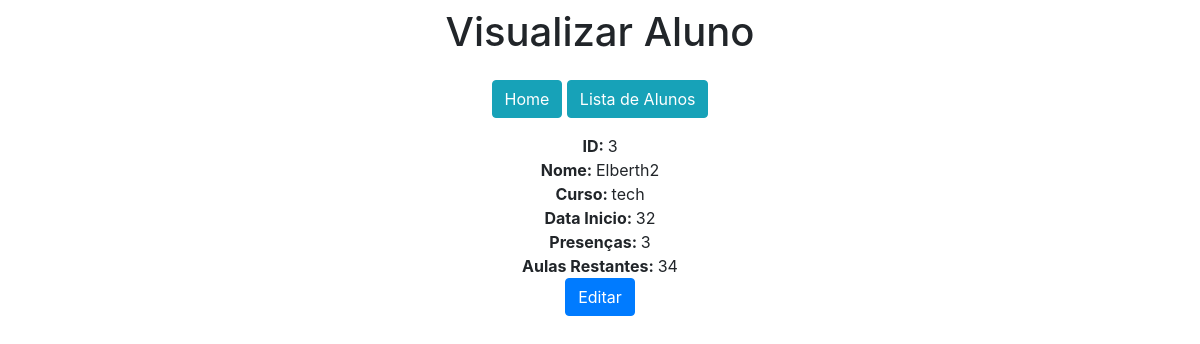
The page /visualizarAluno/3/ on the database its author committed.
### GerenciadorAlunos/models.py (models this page shows)
class Alunos(models.Model):
    nome = models.CharField(max_length=150)
    curso = models.CharField(max_length=100)
    dataInicio = models.IntegerField()
    presencas = models.IntegerField()
    aulasRestantes = models.IntegerField()

### GerenciadorAlunos/views.py (the view)
# urls.py: path('visualizarAluno/<int:pk>/', visualizarAluno, name='visualizarAluno'),
def visualizarAluno(request, pk):
    data = {}
    data['db'] = Alunos.objects.get(pk=pk)
    return render(request, 'visualizarAluno.html', data)

### GerenciadorAlunos/templates/visualizarAluno.html (shortened to what this page needs)
<!DOCTYPE html>
<html lang="pt-br">
<head>
    <link rel="stylesheet" href="https://stackpath.bootstrapcdn.com/bootstrap/4.1.3/css/bootstrap.min.css">
</head>
<body>
    <div class="col-8 m-auto pt-2 pb-2 text-center">
        <h1>Visualizar Aluno</h1>
    </div>
    <div class="col-8 m-auto pt-2 pb-2 text-center">
        <a href="/" class="btn btn-info">Home</a>
        <a href="/listaAlunos" class="btn btn-info">Lista de Alunos</a>
    </div>
    <div class="col-8 m-auto pt-2 pb-2 text-center">
        <strong>ID: </strong>{{db.id}}<br>
        <strong>Nome: </strong>{{db.nome}}<br>
        <strong>Curso: </strong>{{db.curso}}<br>
        <strong>Data Inicio: </strong>{{db.dataInicio}}<br>
        <strong>Presenças: </strong>{{db.presencas}}<br>
        <strong>Aulas Restantes: </strong>{{db.aulasRestantes}}<br>
        <a href="/editarAluno/{{db.id}}/" class="btn btn-primary">Editar</a>
    </div>
</body>
</html>

### rows shown on the page
Alunos: id "3", nome "Elberth2", curso "tech", dataInicio "32", presencas "3", aulasRestantes "34"
